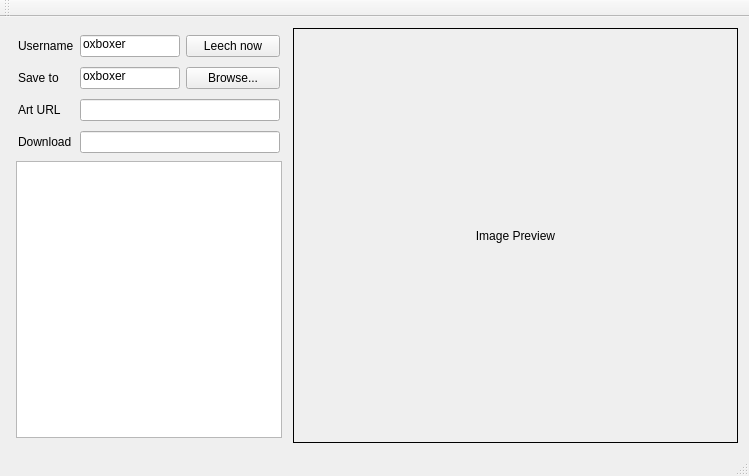
<?xml version="1.0" encoding="UTF-8"?>
<ui version="4.0">
 <class>MainWindow</class>
 <widget class="QMainWindow" name="MainWindow">
  <property name="geometry">
   <rect>
    <x>0</x>
    <y>0</y>
    <width>749</width>
    <height>476</height>
   </rect>
  </property>
  <property name="maximumSize">
   <size>
    <width>1366</width>
    <height>734</height>
   </size>
  </property>
  <property name="windowTitle">
   <string>DeviantArt Leecher </string>
  </property>
  <widget class="QWidget" name="centralWidget">
   <layout class="QGridLayout" name="gridLayout">
    <item row="0" column="0">
     <layout class="QVBoxLayout" name="verticalLayout">
      <property name="sizeConstraint">
       <enum>QLayout::SetFixedSize</enum>
      </property>
      <property name="leftMargin">
       <number>5</number>
      </property>
      <property name="topMargin">
       <number>5</number>
      </property>
      <property name="rightMargin">
       <number>5</number>
      </property>
      <property name="bottomMargin">
       <number>5</number>
      </property>
      <item>
       <layout class="QHBoxLayout" name="horizontalLayout">
        <property name="leftMargin">
         <number>2</number>
        </property>
        <property name="topMargin">
         <number>2</number>
        </property>
        <property name="rightMargin">
         <number>2</number>
        </property>
        <property name="bottomMargin">
         <number>2</number>
        </property>
        <item>
         <widget class="QLabel" name="label">
          <property name="minimumSize">
           <size>
            <width>50</width>
            <height>0</height>
           </size>
          </property>
          <property name="text">
           <string>Username</string>
          </property>
         </widget>
        </item>
        <item>
         <widget class="QLineEdit" name="txtUsername">
          <property name="sizePolicy">
           <sizepolicy hsizetype="Fixed" vsizetype="Fixed">
            <horstretch>0</horstretch>
            <verstretch>0</verstretch>
           </sizepolicy>
          </property>
          <property name="minimumSize">
           <size>
            <width>100</width>
            <height>0</height>
           </size>
          </property>
          <property name="maximumSize">
           <size>
            <width>100</width>
            <height>16777215</height>
           </size>
          </property>
          <property name="text">
           <string>oxboxer</string>
          </property>
          <property name="alignment">
           <set>Qt::AlignLeading|Qt::AlignLeft|Qt::AlignTop</set>
          </property>
         </widget>
        </item>
        <item>
         <widget class="QPushButton" name="btnLeechNow">
          <property name="minimumSize">
           <size>
            <width>94</width>
            <height>0</height>
           </size>
          </property>
          <property name="maximumSize">
           <size>
            <width>94</width>
            <height>16777215</height>
           </size>
          </property>
          <property name="text">
           <string>Leech now</string>
          </property>
         </widget>
        </item>
       </layout>
      </item>
      <item>
       <layout class="QHBoxLayout" name="horizontalLayout_6">
        <property name="leftMargin">
         <number>2</number>
        </property>
        <property name="topMargin">
         <number>2</number>
        </property>
        <property name="rightMargin">
         <number>2</number>
        </property>
        <property name="bottomMargin">
         <number>2</number>
        </property>
        <item>
         <widget class="QLabel" name="label_5">
          <property name="minimumSize">
           <size>
            <width>50</width>
            <height>0</height>
           </size>
          </property>
          <property name="baseSize">
           <size>
            <width>0</width>
            <height>0</height>
           </size>
          </property>
          <property name="text">
           <string>Save to</string>
          </property>
         </widget>
        </item>
        <item>
         <widget class="QLineEdit" name="txtSaveTo">
          <property name="sizePolicy">
           <sizepolicy hsizetype="Fixed" vsizetype="Fixed">
            <horstretch>0</horstretch>
            <verstretch>0</verstretch>
           </sizepolicy>
          </property>
          <property name="minimumSize">
           <size>
            <width>100</width>
            <height>0</height>
           </size>
          </property>
          <property name="maximumSize">
           <size>
            <width>100</width>
            <height>16777215</height>
           </size>
          </property>
          <property name="text">
           <string>oxboxer</string>
          </property>
          <property name="alignment">
           <set>Qt::AlignLeading|Qt::AlignLeft|Qt::AlignTop</set>
          </property>
         </widget>
        </item>
        <item>
         <widget class="QPushButton" name="pushButton">
          <property name="minimumSize">
           <size>
            <width>94</width>
            <height>0</height>
           </size>
          </property>
          <property name="text">
           <string>Browse...</string>
          </property>
         </widget>
        </item>
       </layout>
      </item>
      <item>
       <layout class="QHBoxLayout" name="horizontalLayout_7">
        <property name="leftMargin">
         <number>2</number>
        </property>
        <property name="topMargin">
         <number>2</number>
        </property>
        <property name="rightMargin">
         <number>2</number>
        </property>
        <property name="bottomMargin">
         <number>2</number>
        </property>
        <item>
         <widget class="QLabel" name="label_3">
          <property name="minimumSize">
           <size>
            <width>50</width>
            <height>0</height>
           </size>
          </property>
          <property name="text">
           <string>Art URL</string>
          </property>
         </widget>
        </item>
        <item>
         <widget class="QLineEdit" name="txtArtURL">
          <property name="sizePolicy">
           <sizepolicy hsizetype="Fixed" vsizetype="Fixed">
            <horstretch>0</horstretch>
            <verstretch>0</verstretch>
           </sizepolicy>
          </property>
          <property name="minimumSize">
           <size>
            <width>200</width>
            <height>0</height>
           </size>
          </property>
          <property name="maximumSize">
           <size>
            <width>200</width>
            <height>16777215</height>
           </size>
          </property>
          <property name="alignment">
           <set>Qt::AlignLeading|Qt::AlignLeft|Qt::AlignTop</set>
          </property>
         </widget>
        </item>
       </layout>
      </item>
      <item>
       <layout class="QHBoxLayout" name="horizontalLayout_8">
        <property name="leftMargin">
         <number>2</number>
        </property>
        <property name="topMargin">
         <number>2</number>
        </property>
        <property name="rightMargin">
         <number>2</number>
        </property>
        <property name="bottomMargin">
         <number>2</number>
        </property>
        <item>
         <widget class="QLabel" name="label_4">
          <property name="minimumSize">
           <size>
            <width>50</width>
            <height>0</height>
           </size>
          </property>
          <property name="text">
           <string>Download</string>
          </property>
         </widget>
        </item>
        <item>
         <widget class="QLineEdit" name="txtDownload">
          <property name="sizePolicy">
           <sizepolicy hsizetype="Fixed" vsizetype="Fixed">
            <horstretch>0</horstretch>
            <verstretch>0</verstretch>
           </sizepolicy>
          </property>
          <property name="minimumSize">
           <size>
            <width>200</width>
            <height>0</height>
           </size>
          </property>
          <property name="maximumSize">
           <size>
            <width>200</width>
            <height>16777215</height>
           </size>
          </property>
          <property name="alignment">
           <set>Qt::AlignLeading|Qt::AlignLeft|Qt::AlignTop</set>
          </property>
         </widget>
        </item>
       </layout>
      </item>
      <item>
       <widget class="QPlainTextEdit" name="txtLog">
        <property name="sizePolicy">
         <sizepolicy hsizetype="Fixed" vsizetype="Expanding">
          <horstretch>0</horstretch>
          <verstretch>0</verstretch>
         </sizepolicy>
        </property>
        <property name="maximumSize">
         <size>
          <width>300</width>
          <height>16777215</height>
         </size>
        </property>
       </widget>
      </item>
     </layout>
    </item>
    <item row="0" column="1">
     <widget class="QLabel" name="lblImagePreview">
      <property name="sizePolicy">
       <sizepolicy hsizetype="Expanding" vsizetype="Expanding">
        <horstretch>0</horstretch>
        <verstretch>0</verstretch>
       </sizepolicy>
      </property>
      <property name="minimumSize">
       <size>
        <width>420</width>
        <height>0</height>
       </size>
      </property>
      <property name="frameShape">
       <enum>QFrame::Box</enum>
      </property>
      <property name="frameShadow">
       <enum>QFrame::Plain</enum>
      </property>
      <property name="text">
       <string>Image Preview</string>
      </property>
      <property name="alignment">
       <set>Qt::AlignCenter</set>
      </property>
     </widget>
    </item>
   </layout>
  </widget>
  <widget class="QMenuBar" name="menuBar">
   <property name="geometry">
    <rect>
     <x>0</x>
     <y>0</y>
     <width>749</width>
     <height>21</height>
    </rect>
   </property>
  </widget>
  <widget class="QToolBar" name="mainToolBar">
   <attribute name="toolBarArea">
    <enum>TopToolBarArea</enum>
   </attribute>
   <attribute name="toolBarBreak">
    <bool>false</bool>
   </attribute>
  </widget>
  <widget class="QStatusBar" name="statusBar"/>
 </widget>
 <layoutdefault spacing="6" margin="11"/>
 <resources/>
 <connections/>
</ui>
